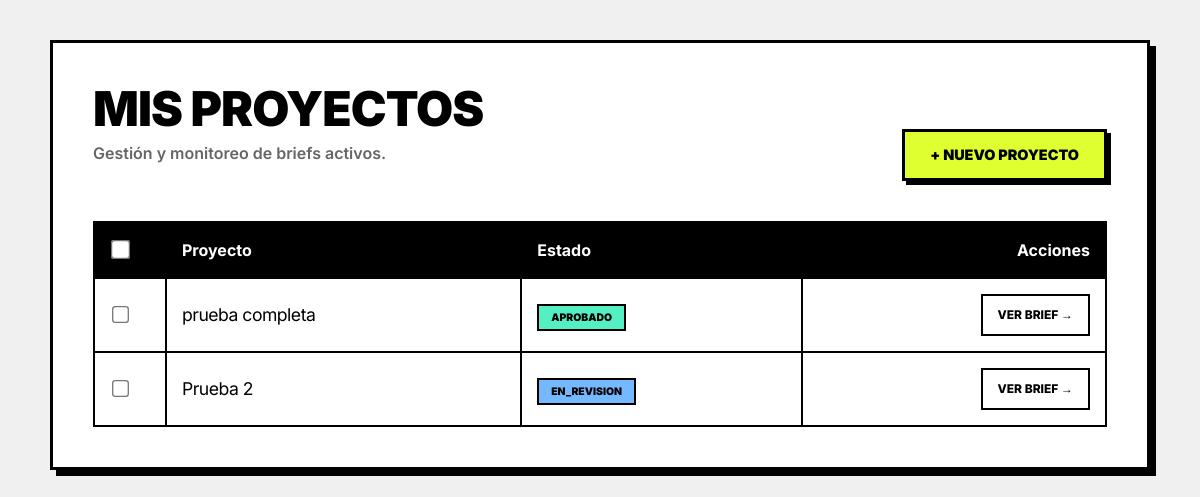
Screenshot of /campo/dashboard (signed in) with the database file from the repository.
### app/models/project.py (models this page shows, shortened)
class Project(db.Model):
    __tablename__ = "projects"
    id = db.Column(db.Integer, primary_key=True)
    nombre = db.Column(db.String(150), nullable=False)
    descripcion = db.Column(db.Text)
    creado_por_id = db.Column(db.Integer, db.ForeignKey("users.id"))
    creado_por = db.relationship("User", backref="proyectos_creados")
    estado = db.Column(
        db.String(30),
        default="pendiente_campo"
    )
    fecha_creacion = db.Column(
        db.DateTime,
        server_default=db.func.now()
    )
    data_users = db.relationship(
        "User",
        secondary=project_users,
        backref="proyectos_asignados"
    )

### app/routes/campo_routes.py (the view)
@campo_bp.route("/dashboard")
@login_required
@role_required("campo")
def dashboard():
    proyectos = Project.query.filter_by(creado_por_id=current_user.id).all()
    return render_template(
        "campo/dashboard.html",
        proyectos=proyectos
    )

### app/models/user.py (called while the page is built)
@login_manager.user_loader
def load_user(user_id):
    return User.query.get(int(user_id))

### app/routes/role_required.py (called while the page is built)
def role_required(rol):
    def wrapper(fn):
        @wraps(fn)
        def decorated_view(*args,**kwargs):
            if current_user.rol != rol:
                return redirect(url_for("auth.login"))
            return fn(*args,**kwargs)
        return decorated_view
    return wrapper

### app/templates/campo/dashboard.html (shortened to what this page needs)
{% extends "base.html" %}
{% block content %}
<div class="container" style="max-width: 1100px;">
    <div class="card">
        <div style="display: flex; justify-content: space-between; align-items: flex-end; margin-bottom: 40px; gap: 20px; flex-wrap: wrap;">
            <div>
                <h1 style="margin: 0;">Mis proyectos</h1>
                <p style="font-weight: 600; color: #666; margin-top: 5px;">Gestión y monitoreo de briefs activos.</p>
            </div>
            <div style="display: flex; gap: 15px; align-items: center;">
                <a href="{{ url_for('campo.crear_proyecto') }}" class="btn-primary" style="padding: 12px 25px;">
                    + Nuevo proyecto
                </a>
            </div>
        </div>
        <form action="{{ url_for('campo.borrar_proyectos') }}" method="POST" id="form-borrar">
            <div style="overflow-x: auto;">
                <table class="brutalist-table">
                    <thead>
                        <tr>
                            <th style="width: 40px;">
                                <input type="checkbox" id="select-all" onclick="toggleAll(this)" style="transform: scale(1.5);">
                            </th>
                            <th>Proyecto</th>
                            <th>Estado</th>
                            <th style="text-align: right;">Acciones</th>
                        </tr>
                    </thead>
                    <tbody>
                        {% for proyecto in proyectos %}
                        <tr>
                            <td>
                                <input
                                    type="checkbox"
                                    name="proyecto_ids"
                                    value="{{ proyecto.id }}"
                                    class="proyecto-checkbox"
                                    onclick="updateBtnVisibility()"
                                    style="transform: scale(1.3);"
                                >
                            </td>
                            <td>
                                <span style="font-size: 1.1rem; letter-spacing: -0.5px;">{{ proyecto.nombre }}</span>
                            </td>
                            <td>
                                <span class="status-badge
                                    {% if proyecto.estado == 'aprobado' %}status-aprobado
                                    {% elif proyecto.estado == 'observado' %}status-observado
                                    {% else %}status-default{% endif %}">
                                    {{ proyecto.estado }}
                                </span>
                            </td>
                            <td style="text-align: right;">
                                <a href="{{ url_for('campo.editar_brief', project_id=proyecto.id) }}" class="btn-outline">
                                    Ver brief →
                                </a>
                            </td>
                        </tr>
                        {% endfor %}
                    </tbody>
                </table>
            </div>
        </form>
    </div>
</div>
{% endblock %}

### app/static/main.css (style rules this page uses)
:root { --color-bg-main: #f0f0f0; --color-dark: #000000; --color-light: #ffffff; --color-accent: #DFFF30; --border-width: 3px; --shadow-solid: 6px 6px 0px var(--color-dark); --radius: 0px; }
body { margin: 0; background-color: var(--color-bg-main); font-family: 'Inter', sans-serif; color: var(--color-dark); line-height: 1.5; }
.container { max-width: 900px; margin: 40px auto; padding: 0 20px; }
.card { background-color: var(--color-light); border: var(--border-width) solid var(--color-dark); padding: 40px; box-shadow: var(--shadow-solid); border-radius: var(--radius); margin-bottom: 30px; transition: transform 0.1s; }
h1, h2, h3, h4 { font-weight: 900; text-transform: uppercase; letter-spacing: -0.02em; margin-top: 0; line-height: 1.1; }
h1 { font-size: 3rem; margin-bottom: 1rem; }
.btn-primary { display: inline-block; background-color: var(--color-accent); color: var(--color-dark); font-weight: 900; text-transform: uppercase; padding: 18px 30px; border: var(--border-width) solid var(--color-dark); box-shadow: 4px 4px 0px var(--color-dark); cursor: pointer; text-decoration: none; transition: all 0.1s; font-size: 0.9rem; }
.btn-outline { background: white; border: 2px solid var(--color-dark); color: var(--color-dark); padding: 10px 15px; font-weight: 800; text-transform: uppercase; text-decoration: none; font-size: 0.75rem; display: inline-block; }
.brutalist-table { width: 100%; border-collapse: collapse; }
.brutalist-table thead { background-color: var(--color-dark); color: white; }
.brutalist-table th, .brutalist-table td { padding: 15px; border: 2px solid var(--color-dark); text-align: left; }
.status-badge { padding: 5px 12px; border: 2px solid var(--color-dark); font-weight: 900; text-transform: uppercase; font-size: 0.65rem; }
.status-aprobado { background-color: #55efc4; }
.status-default { background-color: #74b9ff; }

### rows the page displays
Project: nombre "prueba completa", estado "APROBADO"
Project: nombre "Prueba 2", estado "EN_REVISION"
